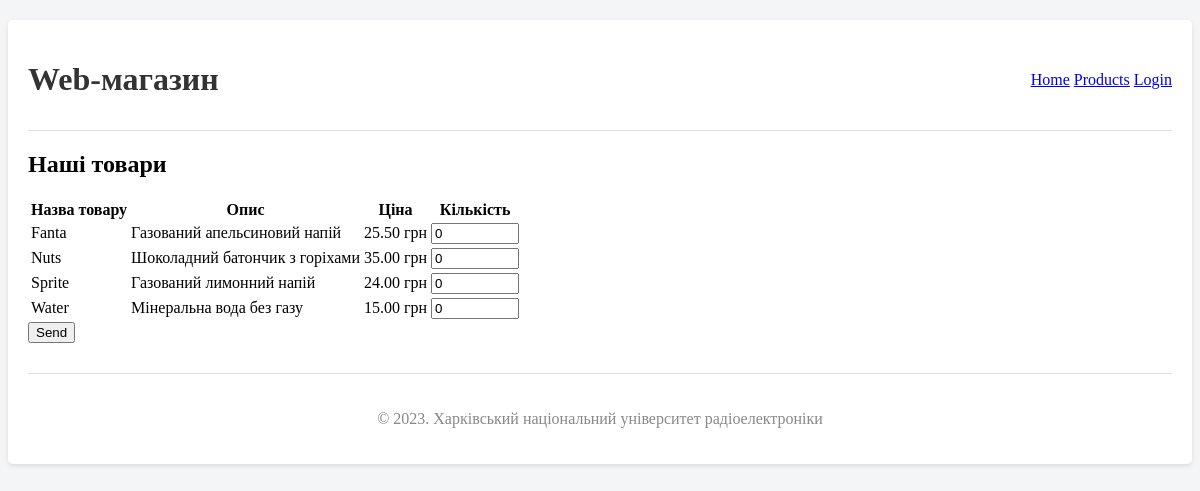
The page /index.php?page=products on the database its author committed.
### tables this page shows
CREATE TABLE products (
        id INTEGER PRIMARY KEY AUTOINCREMENT,
        name TEXT NOT NULL,
        description TEXT,
        price REAL NOT NULL,
        image TEXT
    );

### templates/products.php (the view, shortened to what this page needs)
<h2>Наші товари</h2>
<?php
$stmt = $pdo->query("SELECT * FROM products ORDER BY name");
$products = $stmt->fetchAll(PDO::FETCH_ASSOC);
?>
<form action="index.php" method="POST">
    <table class="u-full-width">
        <thead>
            <tr>
                <th>Назва товару</th>
                <th>Опис</th>
                <th>Ціна</th>
                <th>Кількість</th>
            </tr>
        </thead>
        <tbody>
            <?php foreach ($products as $product): ?>
                <tr>
                    <td><?= htmlspecialchars($product['name']) ?></td>
                    <td><?= htmlspecialchars($product['description']) ?></td>
                    <td><?= number_format($product['price'], 2) ?> грн</td>
                    <td>
                        <input type="number" name="quantities[<?= $product['id'] ?>]" value="0" min="0" style="width: 80px;">
                    </td>
                </tr>
            <?php endforeach; ?>
        </tbody>
    </table>
    <button type="submit" class="button-primary u-pull-right">Send</button>
</form>

### templates/header.php (shortened to what this page needs)
<!DOCTYPE html>
<html lang="uk">
<head>
    <link rel="stylesheet" href="https://cdnjs.cloudflare.com/ajax/libs/skeleton/2.0.4/skeleton.min.css">
    <link rel="stylesheet" href="public/style.css">
</head>
<body>
<div class="container">
    <header class="main-header">
        <h1><a href="index.php">Web-магазин</a></h1>
        <nav>
            <?php $currentPage = $_GET['page'] ?? 'home'; ?>
            <a href="index.php?page=home" class="button <?= ($currentPage === 'home') ? 'button-primary' : '' ?>">Home</a>
            <a href="index.php?page=products" class="button <?= ($currentPage === 'products') ? 'button-primary' : '' ?>">Products</a>
            <?php if (isset($_SESSION['user_id'])): ?>
                <a href="index.php?page=cart" class="button <?= ($currentPage === 'cart') ? 'button-primary' : '' ?>">Cart</a>
                <a href="index.php?page=profile" class="button <?= ($currentPage === 'profile') ? 'button-primary' : '' ?>">Profile</a>
                <a href="logout.php" class="button">Logout</a>
            <?php else: ?>
                <a href="index.php?page=login" class="button <?= ($currentPage === 'login') ? 'button-primary' : '' ?>">Login</a>
            <?php endif; ?>
        </nav>
    </header>
    <main>

### index.php (shortened to what this page needs)
<?php
require_once 'database.php';
$page = $_GET['page'] ?? 'home';
$available_pages = ['home', 'products', 'cart', 'login', 'profile'];
require_once 'templates/header.php';
if (!in_array($page, $available_pages)) {
    http_response_code(404);
    require_once 'templates/page404.php';
} else {
    switch ($page) {
        case 'products': require_once 'templates/products.php'; break;
    }
}
require_once 'templates/footer.php';

### templates/footer.php
    </main>
    <footer class="main-footer">
        <p>© 2023. Харківський національний університет радіоелектроніки</p>
    </footer>
</div>
</body>
</html>

### public/style.css (style rules this page uses)
body { background-color: #f4f5f6; }
.container { background-color: #fff; padding: 20px; margin-top: 20px; border-radius: 5px; box-shadow: 0 2px 4px rgba(0,0,0,0.1); }
.main-header { display: flex; justify-content: space-between; align-items: center; border-bottom: 1px solid #e1e1e1; padding-bottom: 10px; margin-bottom: 20px; }
.main-header h1 a { text-decoration: none; color: #333; }
.main-footer { text-align: center; margin-top: 30px; padding-top: 20px; border-top: 1px solid #e1e1e1; color: #888; }

### rows shown on the page
products: name "Fanta", description "Газований апельсиновий напій", price "25.50"
products: name "Nuts", description "Шоколадний батончик з горіхами", price "35.00"
products: name "Sprite", description "Газований лимонний напій", price "24.00"
products: name "Water", description "Мінеральна вода без газу", price "15.00"
